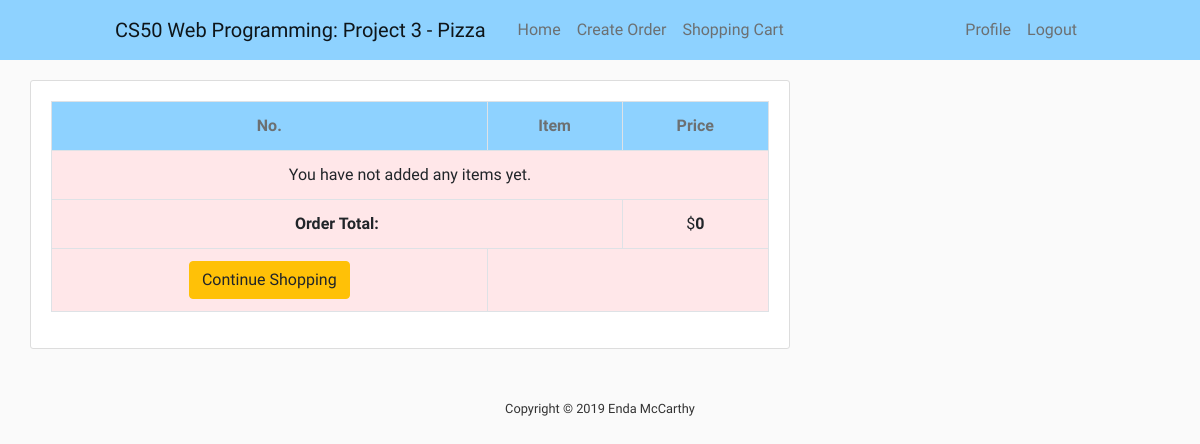
/order-summary/ (signed in), run on an earlier commit of the app's database.
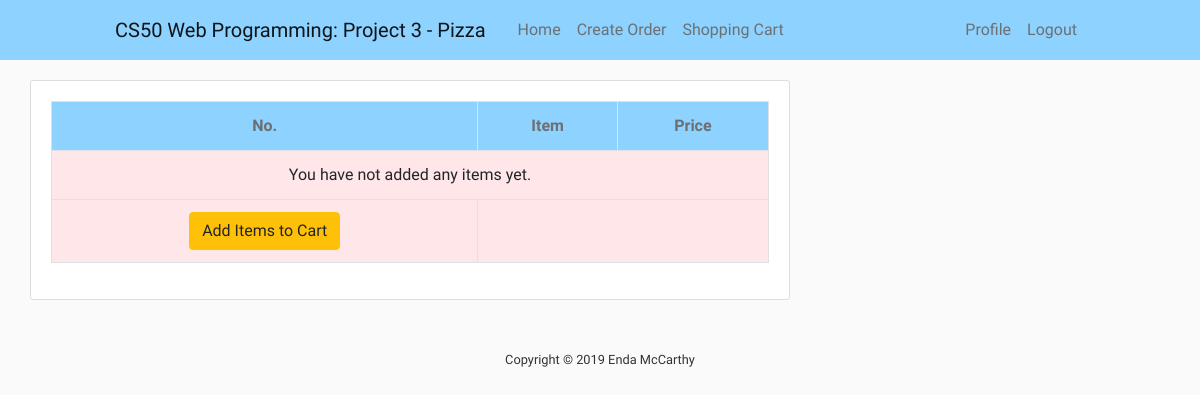
And on a later commit of the database.
### shopping_cart/models.py (models this page shows, shortened)
class Order(models.Model):
    ref_code = models.CharField(max_length=15)
    owner = models.ForeignKey(Cart, on_delete=models.SET_NULL, null=True)
    is_ordered = models.BooleanField(default=False)
    items = models.ManyToManyField(OrderItem)
    date_ordered = models.DateTimeField(auto_now=True)
    def get_cart_items(self):
        return self.items.all()
    def get_cart_total(self):
        return sum([item.item.price for item in self.items.all()])

### shopping_cart/views.py (the view)
# urls.py: path('order-summary/', order_details, name="order_summary"),
@login_required()
def order_details(request, **kwargs):
    existing_order = get_user_pending_order(request)
    context = {
        'order': existing_order
    }
    return render(request, 'shopping_cart/order_summary.html', context)

### shopping_cart/views.py (called while the page is built)
def get_user_pending_order(request):
    user_cart = get_object_or_404(Cart, user=request.user)
    order = Order.objects.filter(owner=user_cart, is_ordered=False)
    if order.exists():
        return order[0]
    return 0

### shopping_cart/templates/shopping_cart/order_summary.html (shortened to what this page needs)
{% extends 'orders/base.html' %}
{% block content %}
    <div class="content-section row">
        <table class="table table-hover table-bordered text-center">
            <tr class="text-center">
                <th>No.</th>
                <th>Item</th>
                <th>Price</th>
            </tr>
            {% for item in order.get_cart_items %}
                <tr>
                    <td>{{ forloop.counter }}</td>
                    <td>
                        {{ item.item.size }} {{ item.item.meal_type }}
                        <span class="float-right">
                            <a href="{% url 'shopping_cart:delete_item' item.id %}" data-balloon="remove this item from cart"
                               class="text-danger" onclick="return confirm_delete();">
                                <i class="fas fa-trash"></i>
                            </a>
                        </span>
                    </td>
                    <td>${{ item.item.price }}</td>
                </tr>
            {% empty %}
                <tr>
                    <td colspan="3"> You have not added any items yet.</td>
                </tr>
            {% endfor %}
            <tr>
                {% if order.get_cart_total != None %}
                    <td colspan="2">
                        <strong class="pull-right">Order Total:</strong>
                    </td>
                    <td colspan="1">
                        $<strong>{{ order.get_cart_total }}</strong>
                    </td>
                {% endif %}
            </tr>
            <tr>
                <td colspan="1">
                    <a href="{% url 'orders-home' %}" class="btn btn-warning pull-left">
                        {% if order %}Continue Shopping{% else %}Add Items to Cart {% endif %}
                    </a>
                </td>
                <td colspan="2">
                </td>
            </tr>
        </table>
    </div>
{% endblock content %}

What changed in the data, as far as the page shows it:
removed Order: get_cart_total "0"
Also different on the page:
text no longer shown: "Order Total: $ Continue Shopping"
text now shown: "Add Items to Cart"
